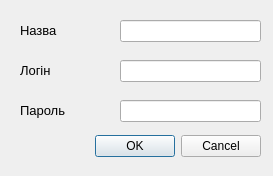
<?xml version="1.0" encoding="UTF-8"?>
<ui version="4.0">
 <class>CreateDataBase</class>
 <widget class="QDialog" name="CreateDataBase">
  <property name="geometry">
   <rect>
    <x>0</x>
    <y>0</y>
    <width>273</width>
    <height>176</height>
   </rect>
  </property>
  <property name="windowTitle">
   <string>Dialog</string>
  </property>
  <widget class="QDialogButtonBox" name="buttonBox">
   <property name="geometry">
    <rect>
     <x>-80</x>
     <y>130</y>
     <width>341</width>
     <height>32</height>
    </rect>
   </property>
   <property name="orientation">
    <enum>Qt::Horizontal</enum>
   </property>
   <property name="standardButtons">
    <set>QDialogButtonBox::Cancel|QDialogButtonBox::Ok</set>
   </property>
  </widget>
  <widget class="QLineEdit" name="dbName">
   <property name="geometry">
    <rect>
     <x>120</x>
     <y>20</y>
     <width>141</width>
     <height>22</height>
    </rect>
   </property>
  </widget>
  <widget class="QLineEdit" name="dbLogin">
   <property name="geometry">
    <rect>
     <x>120</x>
     <y>60</y>
     <width>141</width>
     <height>22</height>
    </rect>
   </property>
  </widget>
  <widget class="QLineEdit" name="dbPass">
   <property name="geometry">
    <rect>
     <x>120</x>
     <y>100</y>
     <width>141</width>
     <height>22</height>
    </rect>
   </property>
  </widget>
  <widget class="QLabel" name="label">
   <property name="geometry">
    <rect>
     <x>20</x>
     <y>20</y>
     <width>61</width>
     <height>21</height>
    </rect>
   </property>
   <property name="font">
    <font>
     <pointsize>10</pointsize>
    </font>
   </property>
   <property name="text">
    <string>Назва</string>
   </property>
  </widget>
  <widget class="QLabel" name="label_2">
   <property name="geometry">
    <rect>
     <x>20</x>
     <y>60</y>
     <width>61</width>
     <height>21</height>
    </rect>
   </property>
   <property name="font">
    <font>
     <pointsize>10</pointsize>
    </font>
   </property>
   <property name="text">
    <string>Логiн</string>
   </property>
  </widget>
  <widget class="QLabel" name="label_3">
   <property name="geometry">
    <rect>
     <x>20</x>
     <y>100</y>
     <width>61</width>
     <height>21</height>
    </rect>
   </property>
   <property name="font">
    <font>
     <pointsize>10</pointsize>
    </font>
   </property>
   <property name="text">
    <string>Пароль</string>
   </property>
  </widget>
 </widget>
 <resources/>
 <connections>
  <connection>
   <sender>buttonBox</sender>
   <signal>accepted()</signal>
   <receiver>CreateDataBase</receiver>
   <slot>accept()</slot>
   <hints>
    <hint type="sourcelabel">
     <x>248</x>
     <y>254</y>
    </hint>
    <hint type="destinationlabel">
     <x>157</x>
     <y>274</y>
    </hint>
   </hints>
  </connection>
  <connection>
   <sender>buttonBox</sender>
   <signal>rejected()</signal>
   <receiver>CreateDataBase</receiver>
   <slot>reject()</slot>
   <hints>
    <hint type="sourcelabel">
     <x>316</x>
     <y>260</y>
    </hint>
    <hint type="destinationlabel">
     <x>286</x>
     <y>274</y>
    </hint>
   </hints>
  </connection>
 </connections>
</ui>
